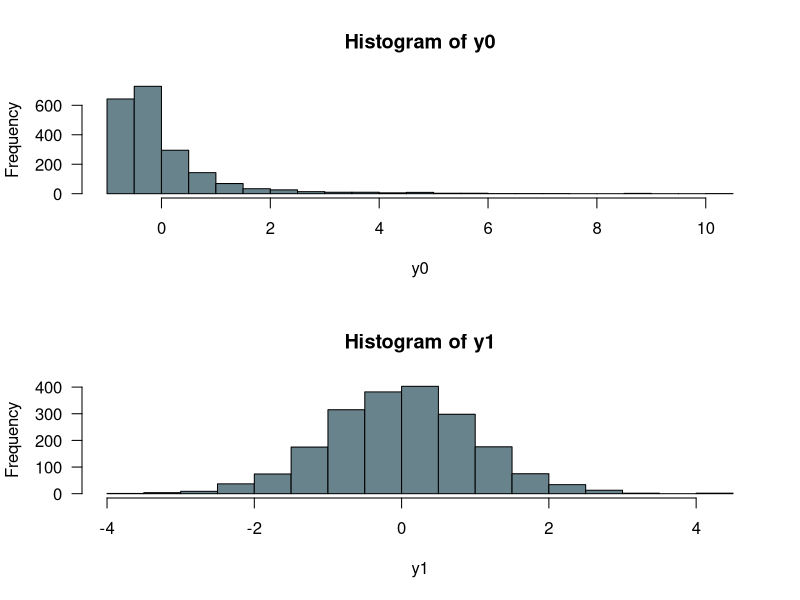
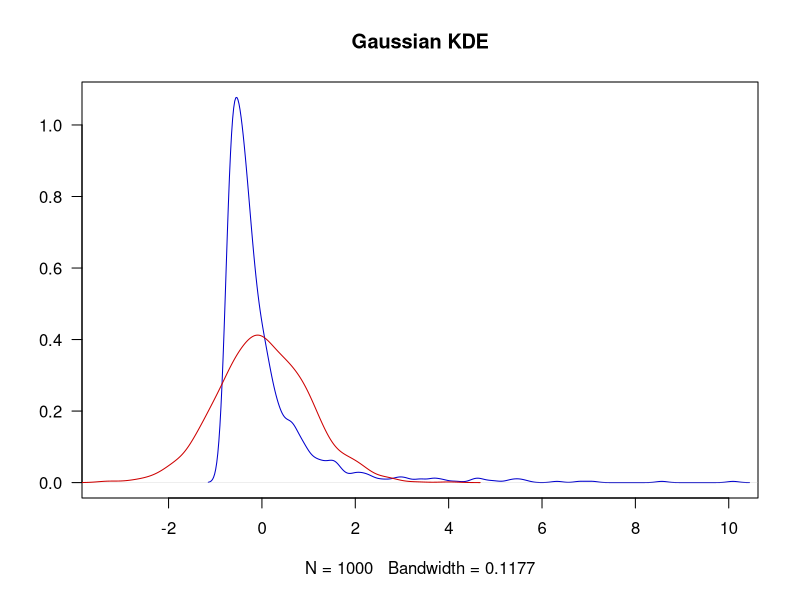
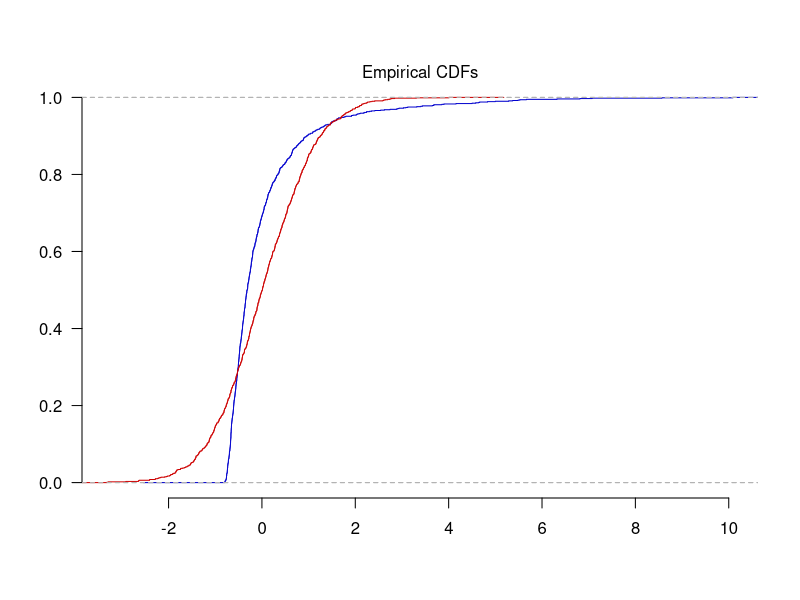

These figures' R source, in order:
#   SGIA40F15 23/24 
#       Seminar 02
#           Same and yet different        
#   2024-01-24
#   Juraj Medzihorsky

rm(list=ls())

#   let's simulate data in which the ATE is 0, but
#   Y(0) and Y(1) look rather different.
N <- 2e3
set.seed(2024)
y0 <- rlnorm(N,0,1) |> scale()
y1 <- rt(N, df=20) |> scale()
d <- sample(rep(0:1, c(1e3,1e3)), replace=F)
y <- ifelse(d%in%0, y0, y1)

par(mfrow=c(2,1), las=1)
hist(y0, col='lightblue4', breaks=2e1)
hist(y1, col='lightblue4', breaks=2e1)

#   ATE
mean(y1-y0) |> round(3)
#   ATE hat     
(mean(y[d%in%1]) - mean(y[d%in%0])) |> round(3)

t.test(y[d%in%0], y[d%in%1]) |> print(digits=2)

lm(y ~ 1 + d) |> summary() |> print(digits=3)

#   so, no difference ...
#   in means, but ... the distributions look different

#   non-parametric density estimates
par(mfrow=c(1,1), las=1)
plot(density(y[d%in%0]), col='blue3', xlim=range(y),
     main='Gaussian KDE', ylab='')
lines(density(y[d%in%1]), col='red3')

#   another way is to look at the empirical CDFs
par(mfrow=c(1,1), las=1)
plot.new()
plot.window(xlim=range(y), ylim=c(0,1))
axis(1) ; axis(2) ; mtext('Empirical CDFs')
plot(ecdf(y[d%in%0]), add=T, col='blue3')
plot(ecdf(y[d%in%1]), add=T, col='red3')


#   KS rejects the null that these two samples
#   come from the same distribution. It summarizes
#   their difference with a single number, the test
#   statistic D, which measures the largest absolute
#   vertical distance between the two empirical CDFs.
ks.test(y[d%in%0], y[d%in%1], simulate.p.value=T)


#   SCRIPT END
